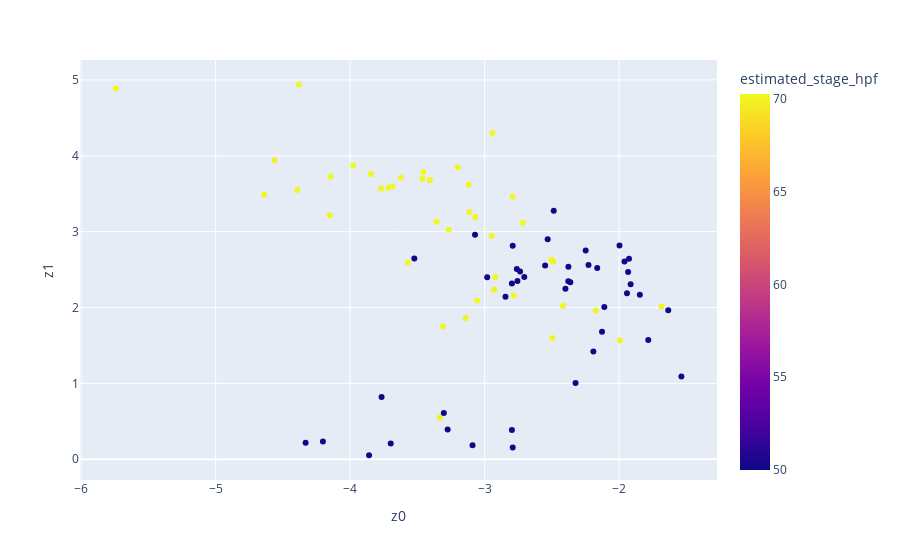

The notebook cell this image was saved under:
### Code cell
fig = px.scatter(z_df, x="z0", y="z1", color="estimated_stage_hpf")
fig.show()
